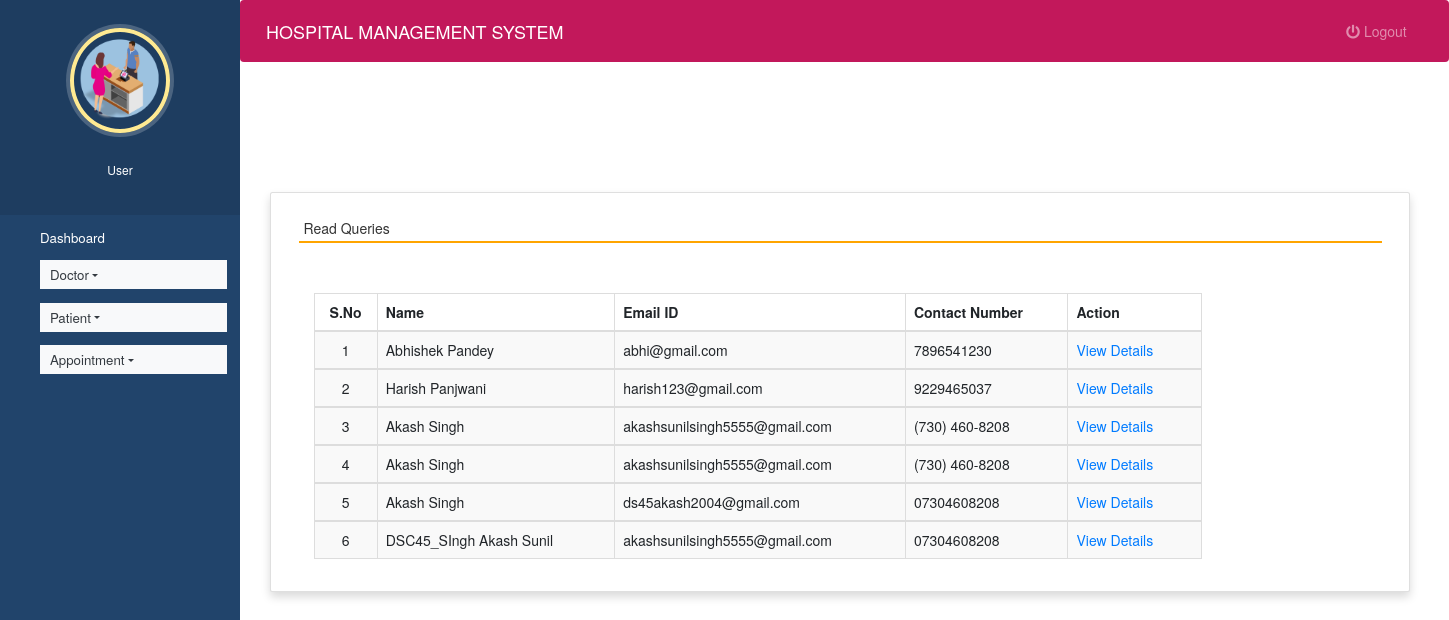
Screenshot of /read_queries (signed in) with the database file from the repository.
### hospitals/models.py (models this page shows, shortened)
class Contact(models.Model):
    name = models.CharField(max_length=100, null=True)
    contact = models.CharField(max_length=15, null=True)
    email = models.CharField(max_length=50, null=True)
    subject = models.CharField(max_length=100, null=True)
    message = models.CharField(max_length=300, null=True)
    msgdate = models.DateField(null=True)
    isread = models.CharField(max_length=10,null=True)

### hospitals/views.py (the view)
# urls.py: path('read_queries', read_queries, name='read_queries'),
def read_queries(request):
    if not request.user.is_authenticated:
        return redirect('login')
    contact = Contact.objects.filter(isread="yes")
    return render(request,'read_queries.html', locals())

### hospitals/templates/read_queries.html (shortened to what this page needs)
{% extends 'admin_nav.html' %}
{% load static %}
{% block content %}
<head>
 <link rel="stylesheet" href="https://maxcdn.bootstrapcdn.com/bootstrap/3.4.1/css/bootstrap.min.css">
  <link rel="stylesheet" href="https://cdnjs.cloudflare.com/ajax/libs/font-awesome/4.7.0/css/font-awesome.min.css">
  <link rel="stylesheet" href="https://use.fontawesome.com/releases/v5.6.3/css/all.css">
</head>
<br><br><br><br>
<div class="container card shadow m-5">
    <div class="card-body">
        <h5 class="p-2" style="border-bottom: 2px solid orange">Read Queries</h5>
		<div class="container mt-5">
            <table id="example" class="table table-striped table-bordered" style="width:80%">
			<thead>
                                    <tr>
                                        <th class="text-center">S.No</th>
                                        <th class="d-none d-sm-table-cell">Name</th>
                                        <th class="d-none d-sm-table-cell">Email ID</th>
                                        <th class="d-none d-sm-table-cell">Contact Number</th>
                                        <th class="d-none d-sm-table-cell" style="width: 15%;">Action</th>
                                    </tr>
                                </thead>
                                {% for i in contact %}
                                <tbody>
                                    <tr>
                                        <td class="text-center">{{forloop.counter}}</td>
                                        <td class="font-w600">{{i.name}}</td>
                                        <td class="font-w600">{{i.email}}</td>
                                        <td class="font-w600">{{i.contact}}</td>
                                        <td class="font-w600"><a href="{% url 'view_queries' i.id %}" class="text-primary">View Details</a></td>
                                    </tr>
                                        {% endfor %}
                                </tbody>
            </table>
        </div>
    </div>
</div>
{% endblock content %}

### hospitals/static/style.css (style rules this page uses)
body { padding-left: 240px; }

### hospitals/templates/admin_nav.html (style rules this page uses)
a:link { text-decoration: none; }
a { color: white; }
body { padding-left: 240px; }

### rows the page displays
Contact: name "Abhishek Pandey", email "abhi@gmail.com", contact "7896541230"
Contact: name "Harish Panjwani", email "harish123@gmail.com", contact "9229465037"
Contact: name "Akash Singh", email "akashsunilsingh5555@gmail.com", contact "(730) 460-8208"
Contact: name "Akash Singh", email "akashsunilsingh5555@gmail.com", contact "(730) 460-8208"
Contact: name "Akash Singh", email "ds45akash2004@gmail.com", contact "07304608208"
Contact: name "DSC45_SIngh Akash Sunil", email "akashsunilsingh5555@gmail.com", contact "07304608208"
